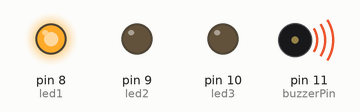
This sketch was run on a simulated Arduino Uno, built with avr-gcc and run on an emulated ATmega328P. Shown: output pins drawn as LEDs (lit = HIGH), buzzer (waves = sounding).

Above: at 0.4 s.
At 2.4 s:
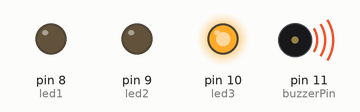
At 3.95 s:
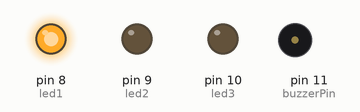
At 8.0 s:
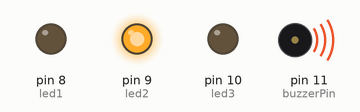
At 12.85 s:
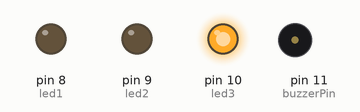
At 16.5 s:
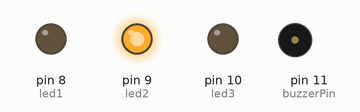
Timing chart, 0 to 20.2 s (numbered marks = the images above):
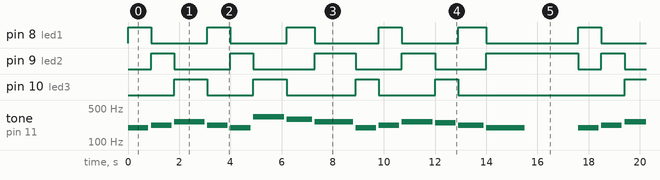

The sketch:

arduinobuzzer5.ino
```cpp
int buzzerPin = 11;
int led1 = 8;
int led2 = 9;
int led3 = 10;

// Nota frekansları
#define NOTE_C4  262
#define NOTE_D4  294
#define NOTE_E4  330
#define NOTE_G3  196
#define NOTE_A3  220
#define NOTE_B3  247

// Melodi (slow vibe)
int melody[] = {
  NOTE_G3, NOTE_A3, NOTE_C4, NOTE_A3,
  NOTE_G3, NOTE_E4, NOTE_D4, NOTE_C4,
  NOTE_G3, NOTE_A3, NOTE_C4, NOTE_B3,
  NOTE_A3, NOTE_G3
};

// Süreler (ultra slowed hissi)
int durations[] = {
  800, 800, 1200, 800,
  800, 1200, 1000, 1500,
  800, 800, 1200, 800,
  1000, 1500
};

void setup() {
  pinMode(buzzerPin, OUTPUT);
  pinMode(led1, OUTPUT);
  pinMode(led2, OUTPUT);
  pinMode(led3, OUTPUT);
}

void loop() {

  for (int i = 0; i < 14; i++) {

    // LED animasyonu
    digitalWrite(led1, i % 3 == 0);
    digitalWrite(led2, i % 3 == 1);
    digitalWrite(led3, i % 3 == 2);

    // Nota çal
    tone(buzzerPin, melody[i], durations[i]);

    delay(durations[i]);

    noTone(buzzerPin);
    delay(100);
  }

  // Kısa duraklama (loop tekrar etmeden önce)
  delay(2000);
}
```

Measured:
- by itself, pin 10 (led3): repeats every 17.6 s: LOW 1.8 s, HIGH 1.3 s, LOW 2.7 s, HIGH 0.90 s, LOW 2.2 s, HIGH 0.90 s, LOW 6.5 s, HIGH 1.3 s
- by itself, pin 8 (led1): repeats every 17.6 s: LOW 2.2 s, HIGH 0.90 s, LOW 2.2 s, HIGH 1.1 s, LOW 2.5 s, HIGH 0.90 s, LOW 2.2 s, HIGH 1.1 s, LOW 3.6 s, HIGH 0.90 s
- by itself, pin 9 (led2): repeats every 17.6 s: LOW 2.2 s, HIGH 0.90 s, LOW 2.4 s, HIGH 1.6 s, LOW 1.8 s, HIGH 1.3 s, LOW 2.0 s, HIGH 3.6 s, LOW 0.90 s, HIGH 0.90 s
